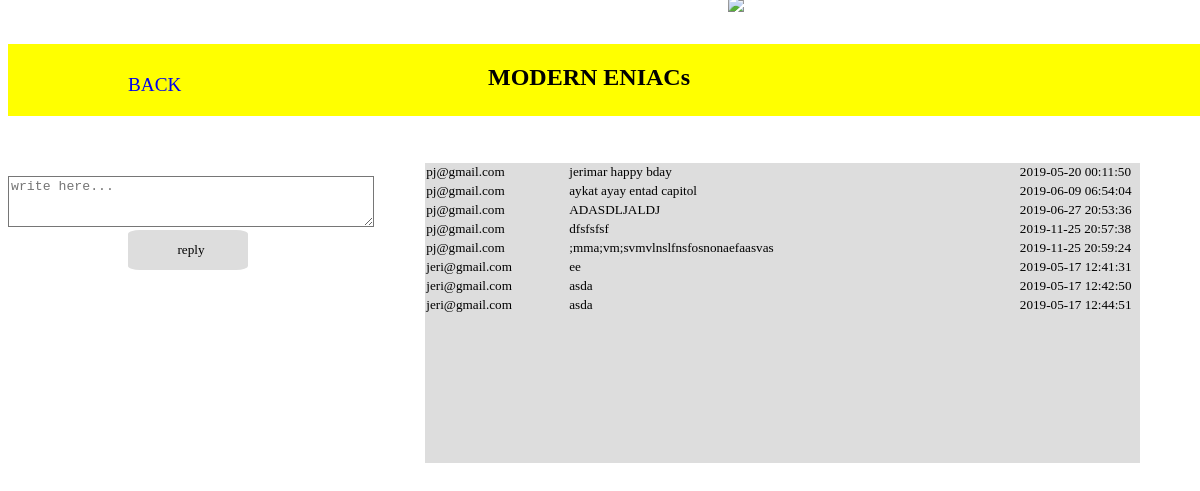
Page /conversation.php?sender=jeri@gmail.com (signed in) on the committed database.
### tables this page shows
CREATE TABLE `messages` (
  `msgId` int(11) NOT NULL AUTO_INCREMENT,
  `sender` char(30) DEFAULT NULL,
  `msg` text NOT NULL,
  `receiver` char(30) DEFAULT NULL,
  `date` timestamp NOT NULL DEFAULT CURRENT_TIMESTAMP ON UPDATE CURRENT_TIMESTAMP,
  PRIMARY KEY (`msgId`),
  KEY `buyer` (`sender`),
  KEY `receiver` (`receiver`),
  CONSTRAINT `messages_ibfk_1` FOREIGN KEY (`sender`) REFERENCES `users` (`username`) ON DELETE CASCADE ON UPDATE CASCADE,
  CONSTRAINT `messages_ibfk_2` FOREIGN KEY (`receiver`) REFERENCES `users` (`username`) ON DELETE CASCADE ON UPDATE CASCADE
);

### conversation.php (the view, shortened to what this page needs)
<!doctype html>
<html>
<head>
		<link rel="stylesheet" href="style.css">
</head>
<body>
					<div class="nav">
						<nav ></br></br>
						  <div class="grid-container">
							<a href="chatbox.php"><li class="view">BACK&nbsp;</a></li>
							<h1 class="head"> <li>MODERN ENIACs</li></h1>
							<img src="iro.png" class="logo">
						  </div>
							</nav>
<form action="replybox.php" method="POST" class="chat">
	<tr><td><textarea name="msg" cols="40" rows="3" class="rep" required placeholder="write here..."></textarea></td></tr>
	<tr><td><input type="submit" name="reply" value="reply" class="rep1"></td></tr>
</form>
<div class="con">
	<?php
		$con=new mysqli('localhost','user','1234','modern_eniac');
		$sql = "SELECT * FROM messages WHERE sender='".$_SESSION['user_chat']."' AND receiver='".$_SESSION['username']."'
		or sender='".$_SESSION['username']."' AND receiver='".$_SESSION['user_chat']."'";
		$result=$con->query($sql);
		if($result->num_rows > 0){
			while($row = $result->fetch_array()){
	?>
		<table class="tab"  style="border-collapse:collapse;">
				<tr><td style="width:20%;"><?php echo $row['sender'];?></td>
					<td> <?php echo $row['msg'];?></td>
					<td style="width:17%;"><?php echo $row['date'];?></td>
				</tr>
				<?php
						}
					}
				?>
		</table>
</div>
</body>
</html>

### style.css (style rules this page uses)
.grid-container { grid-template-areas; 'header header header header header header' }
.head { font-family: maiandra GD; background-color: yellow; position:fixed; margin-left: 63%; margin-top:; z-index:2; font-size: 2vw; }
a { text-decoration: none; }
li { display: inline; font-size: 1.5 vw; }
.logo { height:auto; width:13%; max-width:200px; margin-left: 85%; z-index:3; position:fixed; margin-top:-3%; }

### conversation.php (style rules this page uses)
.head { margin-left:40%; }
.logo { margin-left: 60%; margin-top:-4%; }
.nav { position:fixed; }
.view { border: none; font-size: 1.6vw; cursor: pointer; font-family:Berlin Sans FB; z-index:2; margin-left:10%; background-color:none; position:fixed; margin-top:2.5%; }
.rep { background-color:transparent; width:30%; font-size:1.1vw; position:fixed; margin-top:1%; }
.rep1 { height:auto; width:10%; font-size:1.1vw; position:fixed; margin-left:10%; margin-top:5.5%; font-family: Berlin Sans FB; background-color: #ddd; border: none; color: black; padding-left:1%; padding-right:%; padding-bottom:1%; padding-top:1%; transition: 0.3s; border-radius:10%; }
.tab { width:100%; float:right; font-size:1.1vw; background-color: #ddd; border-bottom: 1px solid #ddd; font-family: Berlin Sans FB; height:auto; }
.con { margin-top:10%; overflow:scroll; height:300px; overflow-x:hidden; background-color:#ddd ; width:60%; float:right; margin-right:5%; }
.chat { position:fixed; z-index:3; margin-top:10%; }

### rows in the picture
messages: sender "pj@gmail.com", msg "jerimar happy bday", date "2019-05-20 00:11:50"
messages: sender "pj@gmail.com", msg "aykat ayay entad capitol", date "2019-06-09 06:54:04"
messages: sender "pj@gmail.com", msg "ADASDLJALDJ", date "2019-06-27 20:53:36"
messages: sender "pj@gmail.com", msg "dfsfsfsf", date "2019-11-25 20:57:38"
messages: sender "pj@gmail.com", msg ";mma;vm;svmvlnslfnsfosnonaefaasvas", date "2019-11-25 20:59:24"
messages: sender "jeri@gmail.com", msg "ee", date "2019-05-17 12:41:31"
messages: sender "jeri@gmail.com", msg "asda", date "2019-05-17 12:42:50"
messages: sender "jeri@gmail.com", msg "asda", date "2019-05-17 12:44:51"
